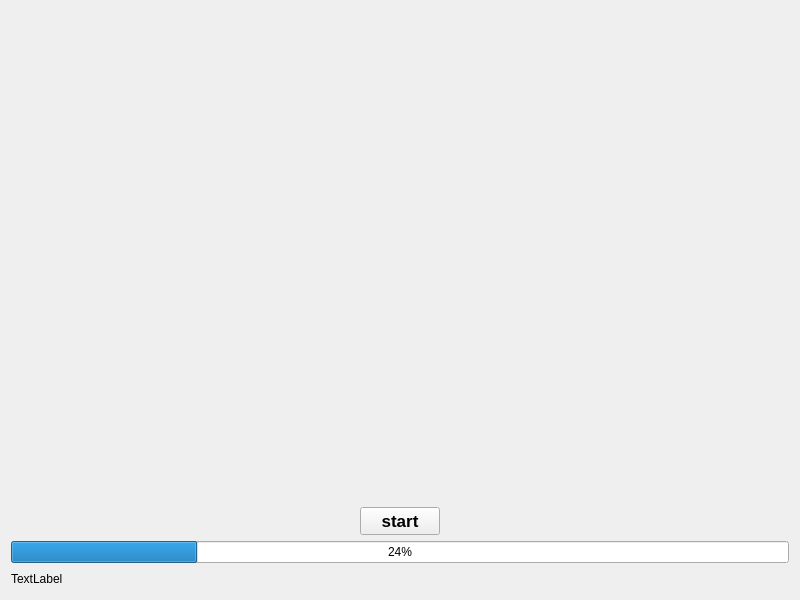
<?xml version="1.0" encoding="UTF-8"?>
<ui version="4.0">
 <class>visualMapWidget</class>
 <widget class="QWidget" name="visualMapWidget">
  <property name="geometry">
   <rect>
    <x>0</x>
    <y>0</y>
    <width>800</width>
    <height>600</height>
   </rect>
  </property>
  <property name="windowTitle">
   <string>visualMapWidget</string>
  </property>
  <layout class="QVBoxLayout" name="verticalLayout_2">
   <item>
    <layout class="QVBoxLayout" name="verticalLayout">
     <item>
      <spacer name="verticalSpacer">
       <property name="orientation">
        <enum>Qt::Vertical</enum>
       </property>
       <property name="sizeHint" stdset="0">
        <size>
         <width>20</width>
         <height>40</height>
        </size>
       </property>
      </spacer>
     </item>
     <item>
      <layout class="QHBoxLayout" name="horizontalLayout">
       <item>
        <spacer name="horizontalSpacer">
         <property name="orientation">
          <enum>Qt::Horizontal</enum>
         </property>
         <property name="sizeHint" stdset="0">
          <size>
           <width>40</width>
           <height>20</height>
          </size>
         </property>
        </spacer>
       </item>
       <item>
        <layout class="QVBoxLayout" name="areaDrawLayout"/>
       </item>
       <item>
        <spacer name="horizontalSpacer_2">
         <property name="orientation">
          <enum>Qt::Horizontal</enum>
         </property>
         <property name="sizeHint" stdset="0">
          <size>
           <width>40</width>
           <height>20</height>
          </size>
         </property>
        </spacer>
       </item>
      </layout>
     </item>
     <item>
      <spacer name="verticalSpacer_2">
       <property name="orientation">
        <enum>Qt::Vertical</enum>
       </property>
       <property name="sizeHint" stdset="0">
        <size>
         <width>20</width>
         <height>40</height>
        </size>
       </property>
      </spacer>
     </item>
    </layout>
   </item>
   <item>
    <layout class="QHBoxLayout" name="horizontalLayout_2">
     <item>
      <spacer name="horizontalSpacer_3">
       <property name="orientation">
        <enum>Qt::Horizontal</enum>
       </property>
       <property name="sizeHint" stdset="0">
        <size>
         <width>40</width>
         <height>20</height>
        </size>
       </property>
      </spacer>
     </item>
     <item>
      <widget class="QPushButton" name="startBuiltButton">
       <property name="font">
        <font>
         <pointsize>13</pointsize>
         <weight>75</weight>
         <bold>true</bold>
        </font>
       </property>
       <property name="text">
        <string>start</string>
       </property>
      </widget>
     </item>
     <item>
      <spacer name="horizontalSpacer_4">
       <property name="orientation">
        <enum>Qt::Horizontal</enum>
       </property>
       <property name="sizeHint" stdset="0">
        <size>
         <width>40</width>
         <height>20</height>
        </size>
       </property>
      </spacer>
     </item>
    </layout>
   </item>
   <item>
    <widget class="QProgressBar" name="builtProgressBar">
     <property name="value">
      <number>24</number>
     </property>
    </widget>
   </item>
   <item>
    <layout class="QHBoxLayout" name="horizontalLayout_3">
     <item>
      <widget class="QLabel" name="infoProgressLabel">
       <property name="text">
        <string>TextLabel</string>
       </property>
      </widget>
     </item>
     <item>
      <spacer name="horizontalSpacer_5">
       <property name="orientation">
        <enum>Qt::Horizontal</enum>
       </property>
       <property name="sizeHint" stdset="0">
        <size>
         <width>40</width>
         <height>20</height>
        </size>
       </property>
      </spacer>
     </item>
    </layout>
   </item>
  </layout>
 </widget>
 <resources/>
 <connections/>
</ui>
